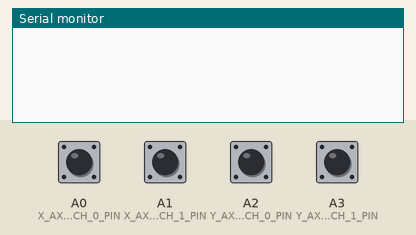
This sketch was run on a simulated Arduino Uno, built with avr-gcc and run on an emulated ATmega328P. Shown: the last lines printed to the serial monitor. Inputs (shaded band) come from the test bench; at power-on: A0 (X_AXIS_END_SWITCH_0_PIN), A1 (X_AXIS_END_SWITCH_1_PIN), A2 (Y_AXIS_END_SWITCH_0_PIN), A3 (Y_AXIS_END_SWITCH_1_PIN) HIGH.

Above: at 1.2 s.
1.3 s: A0 (X_AXIS_END_SWITCH_0_PIN) pulled LOW for 0.15 s
At 2.3 s:
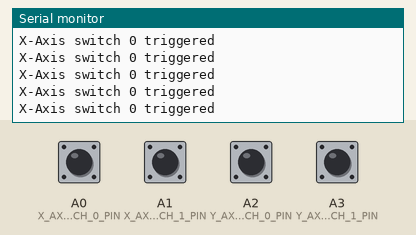
2.9 s: A2 (Y_AXIS_END_SWITCH_0_PIN) pulled LOW for 0.15 s
At 3.5 s:
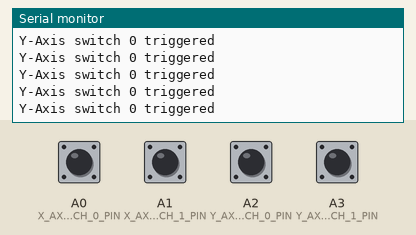
4.5 s: A1 (X_AXIS_END_SWITCH_1_PIN) pulled LOW for 0.15 s
At 5.8 s:
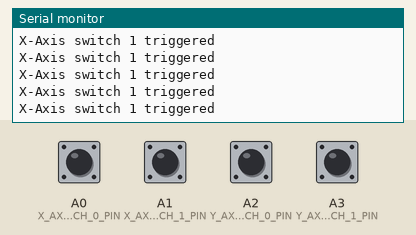
6.1 s: A3 (Y_AXIS_END_SWITCH_1_PIN) pulled LOW for 0.15 s
At 7.2 s:
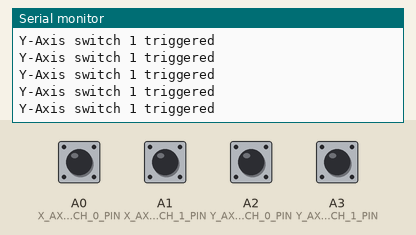
7.7 s: A0 (X_AXIS_END_SWITCH_0_PIN) driven LOW
At 8.4 s:
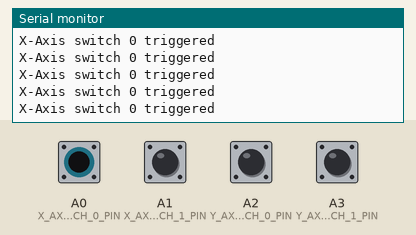

The sketch:

Axis-endswitches_configuration.ino
```cpp
#include "config.h"

void setup() {
        pinMode(X_AXIS_END_SWITCH_0_PIN, INPUT_PULLUP);
        pinMode(X_AXIS_END_SWITCH_1_PIN, INPUT_PULLUP);
        pinMode(Y_AXIS_END_SWITCH_0_PIN, INPUT_PULLUP);
        pinMode(Y_AXIS_END_SWITCH_1_PIN, INPUT_PULLUP);
        Serial.begin(BAUD_RATE);
}

void loop() {
  if(!digitalRead(X_AXIS_END_SWITCH_0_PIN)){
    Serial.println("X-Axis switch 0 triggered");
  }
  if(!digitalRead(X_AXIS_END_SWITCH_1_PIN)){
    Serial.println("X-Axis switch 1 triggered");
  }
  if(!digitalRead(Y_AXIS_END_SWITCH_0_PIN)){
    Serial.println("Y-Axis switch 0 triggered");
  }
  if(!digitalRead(Y_AXIS_END_SWITCH_1_PIN)){
    Serial.println("Y-Axis switch 1 triggered");
  }

}
```

config.h
```cpp
/*
    This is the configuration file
    for the firmware of the 2D Printer.
*/

// general:

#define SOFTWARE_VERSION "0.1.2"

// Connection with the PC:

#define BAUD_RATE 115200
//protocol Symbols:
#define TERMINATOR ";"
#define SEPERATOR ","
// commands:
#define HOMING "h"
#define GO_TO "g"
#define DISENGAGE_TOOLHEAD "u"
#define ENGAGE_TOOLHEAD "d"
#define CHANGE_TOOL "c"


// Hardware Configuration:

    //// Led Pins:
    //#define TRX_LED_PIN 1
    #define STATUS_LED_TOP_PIN A5
    //#define STATUS_LED_MID_PIN 3
    //#define STATUS_LED_BOT_PIN 4
    /*
        LEDs:
        TX = Qa
        RX = Qb
        Status top = Qc
        Status mid = Qd
        Satus bot = Qe
    */
    // Bitshift register Pins;
    #define SER 13
    #define SRCLK A4
    #define RCLK A5

    // Motors:
    //Pins:
    #define MOTOR_A_EN_PIN 2
    #define MOTOR_A_DIR_PIN 4
    #define MOTOR_A_STEP_PIN 3
    #define MOTOR_A_RX_PIN 5
    #define MOTOR_A_TX_PIN 6
    #define MOTOR_B_EN_PIN 7
    #define MOTOR_B_DIR_PIN 9
    #define MOTOR_B_STEP_PIN 8
    #define MOTOR_B_RX_PIN 10
    #define MOTOR_B_TX_PIN 11
    //other:
    #define MAX_MOTOR_CURRENT 400 // milli Ampere
    #define STEPPER_BAUD_RATE 115200
    #define FULLSTEP_TO_MICROMETER_RATIO 0.48
    #define MICROSTEPPING 1
    // function name of the used algorithm for step by step moving:
//    #define STEPS_ALGORITHM move_steps
//   #define STEPS_ALGORITHM move_steps_linear_interpolation_time // not working at the moment (same symptom as move_steps)
   #define STEPS_ALGORITHM move_steps_linear_interpolation_slope

    #define ACCELERATION 3000.0 // for use with AccelStepper
    #define MAX_SPEED 14000     // for use with AccelStepper
    #define WORKING_SPEED 14000  // for use with AccelStepper
    // for use with own implementation:
    // for x axis: WORKING_SPEED_DELAY >= 134
    // for y axis: WORKING_SPEED_DELAY >= 155
    // use WORKING_SPEED_DELAY >= 170 for safety
    #define WORKING_SPEED_DELAY 250
    #define HOMING_SPEED_DELAY 1200
    // homing offsets in 10 000 micrometer
    #define HOMING_OFFSET_X 0
    #define HOMING_OFFSET_Y 0
    #define HOMING_MOVEBACK 1000
    #define HIGH_DELAY 10

    // Axis-Endswitches:
    #define X_AXIS_END_SWITCH_0_PIN A0
    #define X_AXIS_END_SWITCH_1_PIN A1
    #define Y_AXIS_END_SWITCH_0_PIN A2
    #define Y_AXIS_END_SWITCH_1_PIN A3

    // Toolhead:
    #define SERVO_PIN 12
    #define SERVO_UP_POSITION 10
    #define SERVO_DOWN_POSITION 0
    #define SERVO_CHANGE_TOOL_POSITION 80

    // calculated values:
    #define STEP_TO_MICROMETER_RATIO (FULLSTEP_TO_MICROMETER_RATIO/MICROSTEPPING)
```

Measured:
- after the input at 1.3 s, the serial monitor: prints a new line at once (image 1)
- after the input at 2.9 s, the serial monitor: prints a new line at once (image 2)
- after the input at 4.5 s, the serial monitor: prints a new line at once (image 3)
- after the input at 6.1 s, the serial monitor: prints a new line at once (image 4)
- after the input at 7.7 s, the serial monitor: prints a new line at once (image 5)
